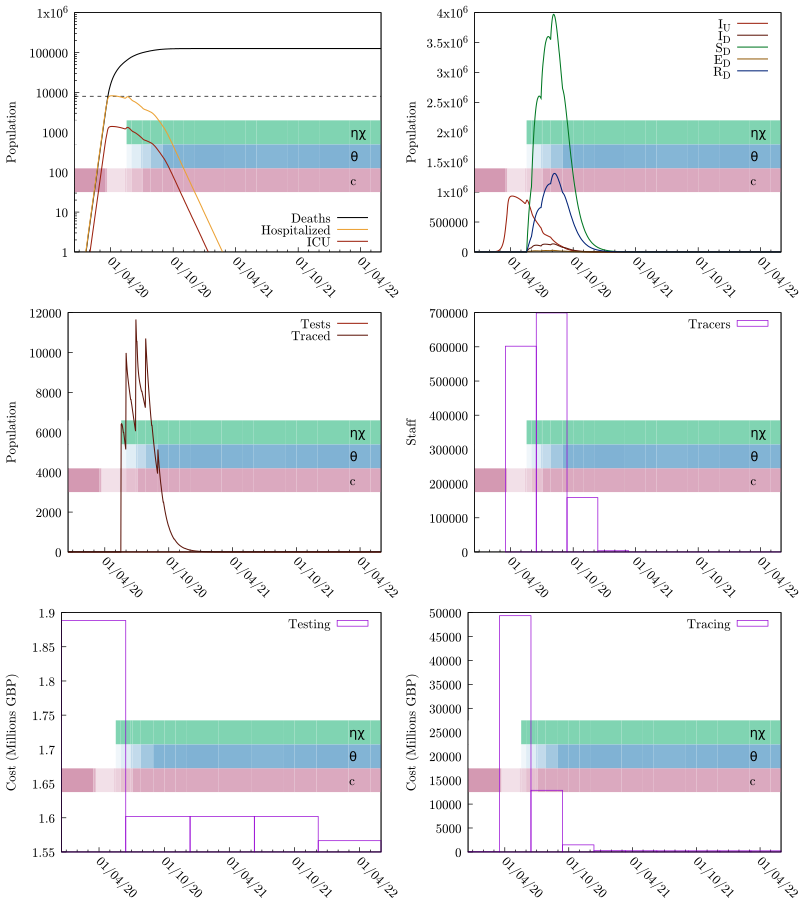

Reproduce this figure in gnuplot.
set terminal pdfcairo color enhanced dashed font "cmr10,14" size 8,9
seed="ptti-scenario-4d"
set output sprintf("%s.pdf", seed)
set multiplot layout 3,2
odefile=sprintf("%s-out-0.tsv", seed)
ttfile=sprintf("%s-out-0-testtrace.tsv", seed)
trfile=sprintf("%s-out-0-trcosts.tsv", seed)
tefile=sprintf("%s-out-0-tecosts.tsv", seed)
etimesfile=sprintf("%s-events.gp", seed)

set tics nomirror
set ylabel 'Population'

set yrange [0:]

set style fill transparent solid 0.25 noborder

# Colors
color_SU = '#00aa55'
color_SD = '#007722'

color_EU = '#eba134'
color_ED = '#945e0f'

color_IU = '#9c210e'
color_ID = '#5e160b'

color_RU = '#0055aa'
color_RD = '#002277'

# These are from the economic model inputs
Hospitalized_Pct_Deaths=0.44
ICU_Fatality=0.59
ICU_Pct=0.17
IFR=0.008
Non_ICU_Fatality=0.36

HF = IFR*Hospitalized_Pct_Deaths/(ICU_Pct*ICU_Fatality+(1-ICU_Pct)*Non_ICU_Fatality)
ICUF = HF*ICU_Pct

set key bottom right
set xdata time
set timefmt "%Y-%m-%d %H:%M:%S"
set format x "%d/%m/%y"

load etimesfile

set xtics rotate by -45 3600*24*30*6

set yrange [1:1e6]
set log y

set arrow from graph 0, first 8000 to graph 1, first 8000 nohead lc 0 dt '--'
plot odefile u 1:(($9+$10)*IFR) w l lw 1.5 lc 0 ti "Deaths", "" u 1:(($7+$8)*HF) w l lw 1.5 lc rgb color_EU ti "Hospitalized", "" u 1:(($7+$8)*ICUF) w l lw 1.5 lc rgb color_IU ti "ICU"

unset log y
unset arrow

set autoscale y
set yrange [0:]
set key top right

# set y2tics 0.5
# set y2range [0:4]

plot odefile u 1:7 w l lw 1.5 lc rgb color_IU ti "I_U", odefile u 1:8 w l lw 1.5 lc rgb color_ID ti "I_D", \
     odefile u 1:4 w l lw 1.5 lc rgb color_SD ti "S_D", odefile u 1:6 w l lw 1.5 lc rgb color_ED ti "E_D", \
     odefile u 1:10 w l lw 1.5 lc rgb color_RD ti "R_D"#, odefile u 1:13 w l axis x1y2 lc 0 ti "R"


plot ttfile u 1:3 w l lw 1.5 lc rgb color_IU ti "Tests", ttfile u 1:4 w l lw 1.5 lc rgb color_ID ti "Traced"

unset log y
unset yrange
set autoscale y
set style fill empty

set ylabel "Staff"
plot trfile u 1:5 w boxes ti "Tracers"

set ylabel "Cost (Millions GBP)"
plot tefile u 1:($5/1000000) w boxes ti "Testing"
plot trfile u 1:($6/1000000) w boxes ti "Tracing"

unset multiplot
set output
